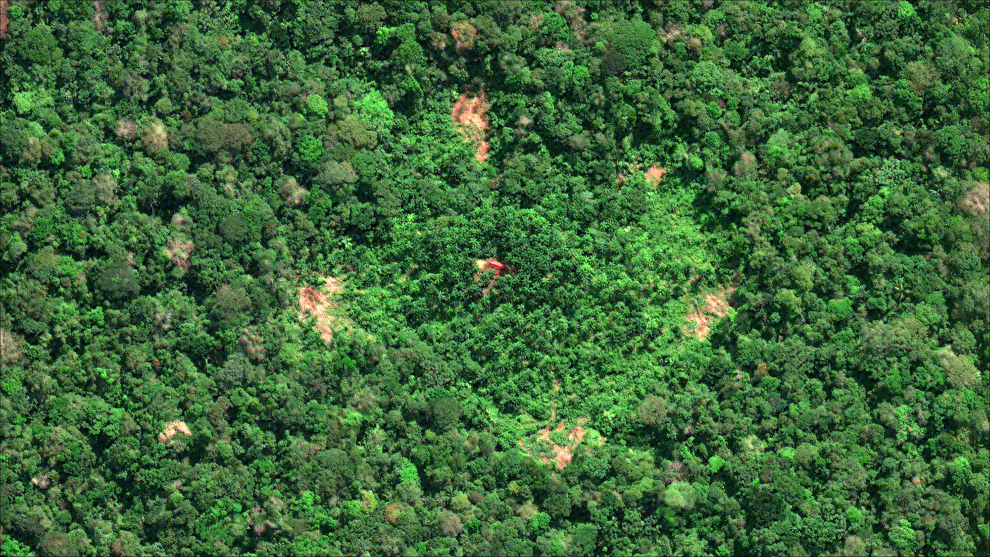
#> input picture 1_3.jpg, 1980 x 1114 px (shown at 1/2 size)
$ jupyter execute treecountlogic-2.ipynb   (shell and % lines are left out)
#> lines starting #> are read from the running program, lines starting #| are printed output that depends on the picture; after the words box and inside, x2 and y2 are one past the last pixel; in counts of white or black regions, pixels touching at a corner belong together
[cell 1]
import cv2
import numpy as np

import matplotlib.pyplot as plt

[cell 2]
# specify the file name to open..!!
filename = '1_3.jpg'

[cell 3]
# loading the image - let's take a look at it
image = cv2.imread(filename)
#> image is the input picture: shape (1114, 1980, 3); mean B, G, R 57.6, 104.6, 63.2
plt.imshow(image)

[cell 4]
# converting the image to hsv color channel - V channel will be useful for us..!!
hsv_image = cv2.cvtColor(image, cv2.COLOR_BGR2HSV)
#> hsv_image: shape (1114, 1980, 3); mean H, S, V 58.8, 136.5, 105.3
plt.imshow(hsv_image, cmap='hsv')

[cell 5]
# Thresholding the imahge in range 120 - 210 with OTSU
threshold, binary_image = cv2.threshold(hsv_image[:, :, 2], 120, 210, cv2.THRESH_BINARY | cv2.THRESH_OTSU)
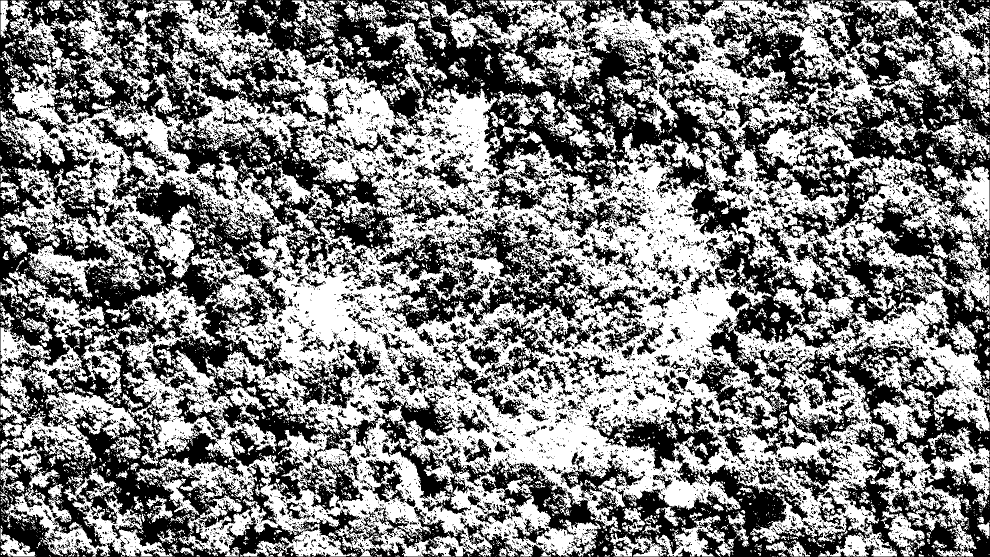
#> binary_image: shape (1114, 1980) (shown at 1/2 size); values 0 (black) and 210 (white), 51% white; 10218 black regions (8989 under 20 px), largest, box (x1, y1, x2, y2) and area: (0, 0, 1980, 1114) 814716, (752, 426, 1317, 666) 40999, (781, 306, 969, 447) 7649
#> threshold = 104
plt.imshow(binary_image, cmap='binary')

[cell 6]
from skimage import filters
import numpy as np
import matplotlib.pyplot as plt

# Assuming binary_image is your input binary image
# Apply median filter without selem parameter
image_denoised = filters.median(binary_image)
#> image_denoised: shape (1114, 1980); values 0 (black) and 210 (white), 51.4% white; 4244 black regions (3095 under 20 px), largest, box (x1, y1, x2, y2) and area: (0, 0, 1980, 1114) 702964, (1269, 287, 1729, 910) 55915, (334, 239, 803, 560) 43310

# Display the denoised image
plt.imshow(image_denoised, cmap='binary')
plt.show()

[cell 7]
binary_image = image_denoised

[cell 8]
# Let's make a kernal of 4x4 for mainpulating the image
kernel = np.ones((4, 4), dtype='uint8')
plt.imshow(kernel, cmap='binary')

[cell 9]
# with the kernal we can do morphological closing to make the regions of interests - trees more dominant
morph_closed_image = cv2.morphologyEx(binary_image, cv2.MORPH_CLOSE, kernel)
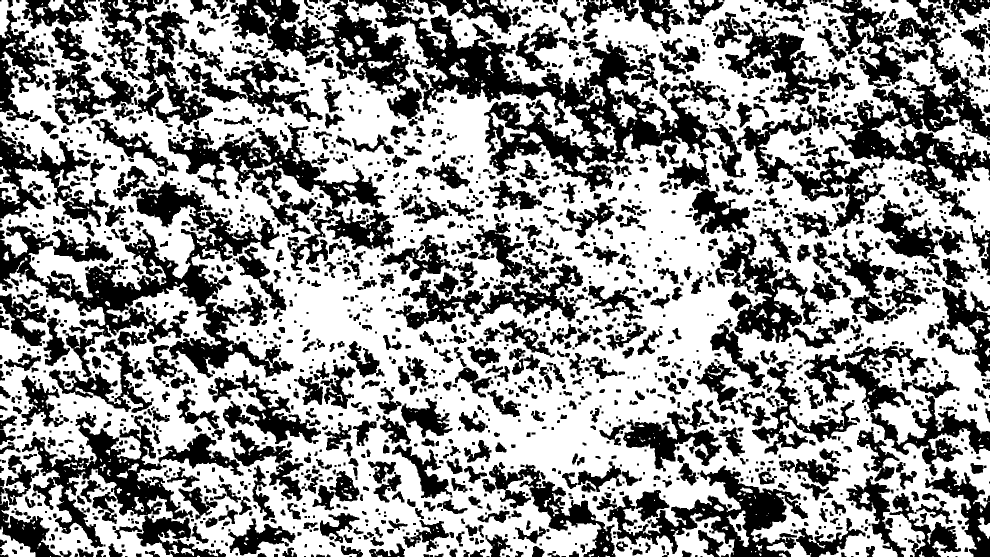
#> morph_closed_image: shape (1114, 1980) (shown at 1/2 size); values 0 (black) and 210 (white), 58.5% white; 2281 black regions (366 under 20 px), largest, box (x1, y1, x2, y2) and area: (703, 0, 1430, 384) 67175, (0, 362, 587, 756) 55820, (1659, 35, 1980, 440) 35124
plt.imshow(morph_closed_image, cmap='binary')

[cell 10]
# let's go for distance transfrom

dist_transform_image = cv2.distanceTransform(morph_closed_image, cv2.DIST_L2, cv2.DIST_MASK_PRECISE)
plt.imshow(dist_transform_image, cmap='binary')

[cell 11]
# let's give some padding to the image so that further kernal operations will be easy..!

border_size = 25
dist_border = cv2.copyMakeBorder(dist_transform_image, border_size, border_size, border_size, border_size,
                                cv2.BORDER_CONSTANT | cv2.BORDER_ISOLATED, 0)
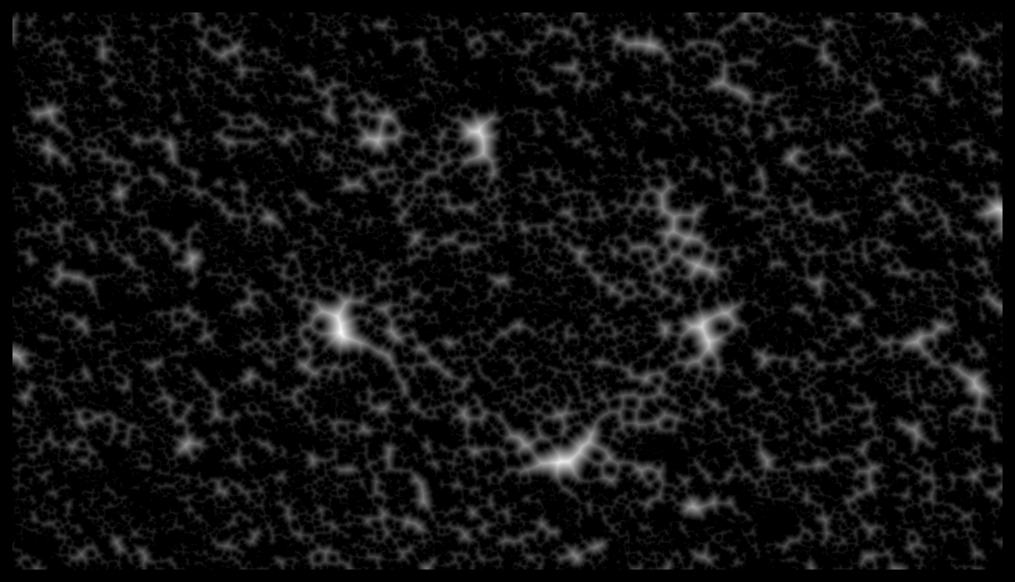
#> dist_border: shape (1164, 2030) float32 (shown at 1/2 size); min 0, max 41.76, mean 2.8; drawn with min black and max white
plt.imshow(dist_border, cmap='binary')

[cell 12]
import cv2
from skimage import filters
import matplotlib.pyplot as plt

gap = 8

template_file = cv2.imread('template1.jpg')
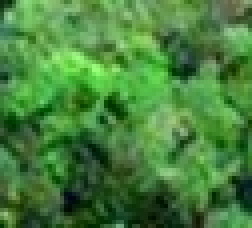
#> input picture template1.jpg, 63 x 57 px (shown 4 times larger)
#> template_file is the input picture: shape (57, 63, 3); mean B, G, R 60.6, 129.5, 71
template_file = cv2.resize(template_file, (64, 64))
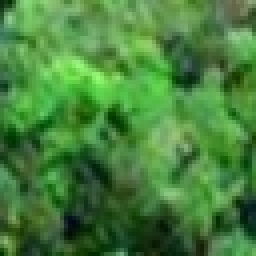
#> template_file: shape (64, 64, 3) (shown 4 times larger); mean B, G, R 60.5, 129.4, 70.9
template_file = cv2.cvtColor(template_file, cv2.COLOR_BGR2HSV)
#> template_file: shape (64, 64, 3); mean H, S, V 56.1, 142.8, 129.4

_, thresholded_image = cv2.threshold(template_file[:, :, 2], 120, 210, cv2.THRESH_BINARY | cv2.THRESH_OTSU)
#> thresholded_image: shape (64, 64); values 0 (black) and 210 (white), 57.9% white; 19 black regions (15 under 20 px), largest, box (x1, y1, x2, y2) and area: (0, 26, 64, 64) 1300, (39, 0, 64, 24) 278, (18, 25, 25, 32) 30, (43, 36, 50, 46) 30

# Apply median filter using cv2.medianBlur
image_denoised = cv2.medianBlur(thresholded_image, 5)  # Adjust the kernel size as needed
#> image_denoised: shape (64, 64); values 0 (black) and 210 (white), 58.3% white; 7 black regions (3 under 20 px), largest, box (x1, y1, x2, y2) and area: (0, 27, 64, 64) 1350, (40, 0, 64, 23) 283, (18, 26, 24, 31) 21, (0, 17, 4, 24) 20

plt.imshow(image_denoised, cmap='binary')
plt.show()

[cell 13]
kernel2 = image_denoised

[cell 14]
# for the opencv to consider the kernal template we made it must be a binary image with 0 and 1
# let's convert the pixel values to 0's and 1's - ofcourse there are better methods :D

for i in range(len(kernel2)):
    for j in range(len(kernel2[i])):
        if kernel2[i][j] != 0:
            kernel2[i][j] = 1
#> this loop made 64 passes

[cell 15]
# let's give some padding to our template - chosen after some trial and error.!!
kernel2 = cv2.copyMakeBorder(kernel2, gap, gap, gap, gap, cv2.BORDER_CONSTANT | cv2.BORDER_ISOLATED, 0)
#> kernel2: shape (80, 80); values 0 (black) and 1 (white), 37.3% white; 6 white regions (2 under 20 px), largest, box (x1, y1, x2, y2) and area: (8, 8, 72, 64) 2272, (61, 66, 72, 72) 52, (8, 50, 13, 62) 31, (19, 50, 24, 56) 24
plt.imshow(kernel2, cmap='binary')

[cell 16]
# let's now apply distance transform on the template..!!
dist_trans_template = cv2.distanceTransform(kernel2, cv2.DIST_L2, cv2.DIST_MASK_PRECISE)
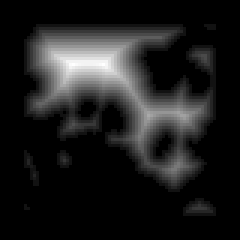
#> dist_trans_template: shape (80, 80) float32 (shown 3 times larger); min 0, max 13.6, mean 1.6; drawn with min black and max white
plt.imshow(dist_trans_template, cmap='binary')

[cell 17]
# Finally, now we can try to match our template - not on the actual image but on the outputs of distance transforms
# simply because it is working better.!!
template_matched = cv2.matchTemplate(dist_border, dist_trans_template, cv2.TM_CCOEFF_NORMED)
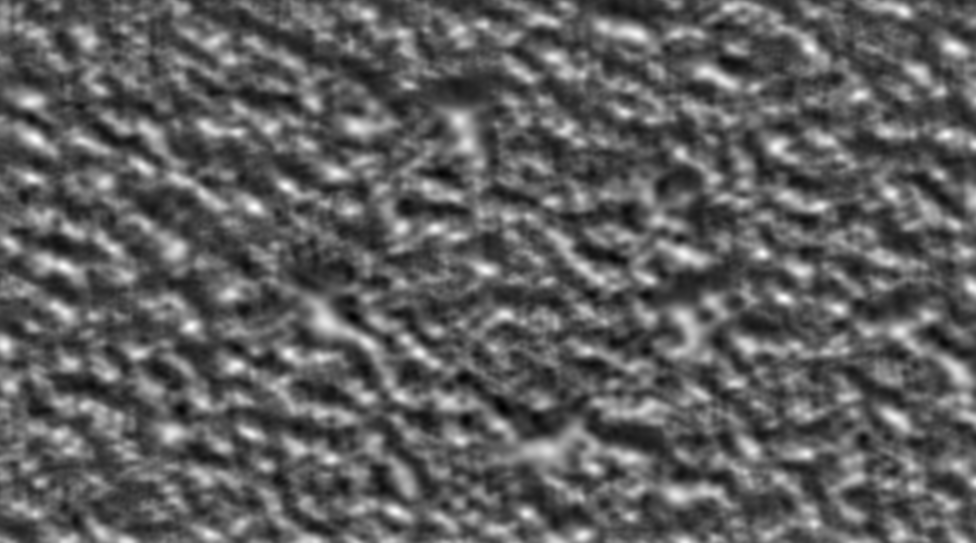
#> template_matched: shape (1085, 1951) float32 (shown at 1/2 size); min -0.459, max 0.762, mean -0.00708; drawn with min black and max white
plt.imshow(template_matched, cmap='binary')

[cell 18]
mn, mx, _, _ = cv2.minMaxLoc(template_matched)
#> mn = -0.459; mx = 0.762
th, peaks = cv2.threshold(template_matched, 0.10, 0.60, cv2.THRESH_BINARY)
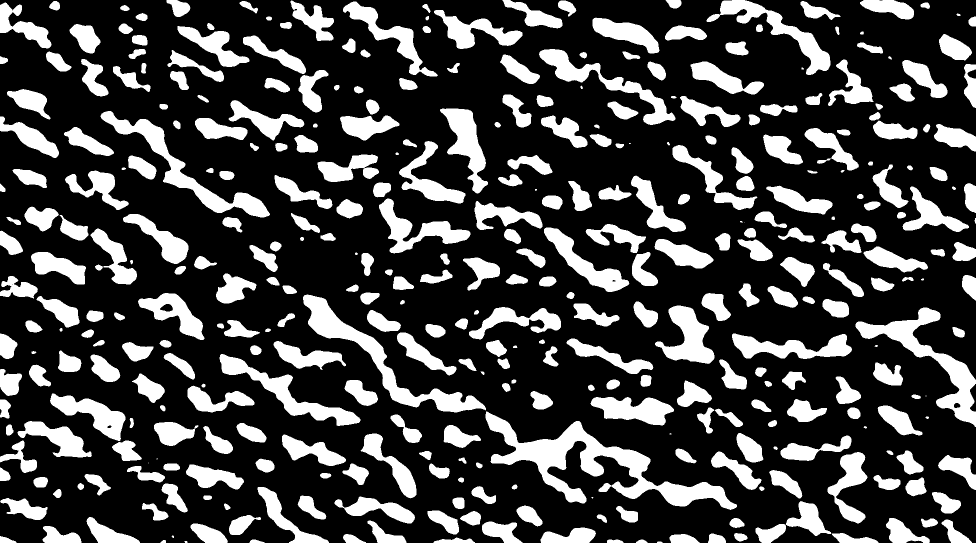
#> peaks: shape (1085, 1951) float32 (shown at 1/2 size); values 0 (black) and 0.6 (white), 26.2% white; 378 white regions (14 under 20 px), largest, box (x1, y1, x2, y2) and area: (971, 822, 1474, 1020) 24750, (606, 589, 972, 825) 13341, (1711, 615, 1951, 854) 12408

# let's go for the peak value in the template matched image..!
peaks8u = cv2.convertScaleAbs(peaks)
#> peaks8u: shape (1085, 1951); values 0 (black) and 1 (white), 26.2% white; 378 white regions (14 under 20 px)

# find the contours in the peaks
contours, hierarchy = cv2.findContours(peaks8u, cv2.RETR_CCOMP, cv2.CHAIN_APPROX_SIMPLE)
#> contours = 383 contours, 23 with area under 20; largest, box (x1, y1, x2, y2) and area: (971, 822, 1474, 1020) 23840, (606, 589, 972, 825) 12868, (1711, 615, 1951, 854) 12065, (201, 222, 540, 435) 10585, (439, 708, 721, 852) 8100

# Optionally, you can convert peaks8u again if needed
peaks8u = cv2.convertScaleAbs(peaks)

[cell 19]
plt.imshow(peaks8u, cmap='binary')

[cell 20]
copy = cv2.imread(filename)

[cell 21]
# Now let's count the contouurs - the trees.!!

count = 0

for i in range(len(contours)):

    if cv2.contourArea(contours[i]) < 150:
        continue

    x, y, w, h = cv2.boundingRect(contours[i])

    cv2.rectangle(copy, (x, y), (x+w, y+h), (0, 255, 255), 2)
    cv2.drawContours(copy, contours, i, (0, 0, 255), 2)

    count += 1
#> this loop made 383 passes
#> (x, y, w, h) on passes 7, 8, 10: (867, 1075, 83, 10), (0, 1072, 33, 13), (1339, 1068, 60, 17)
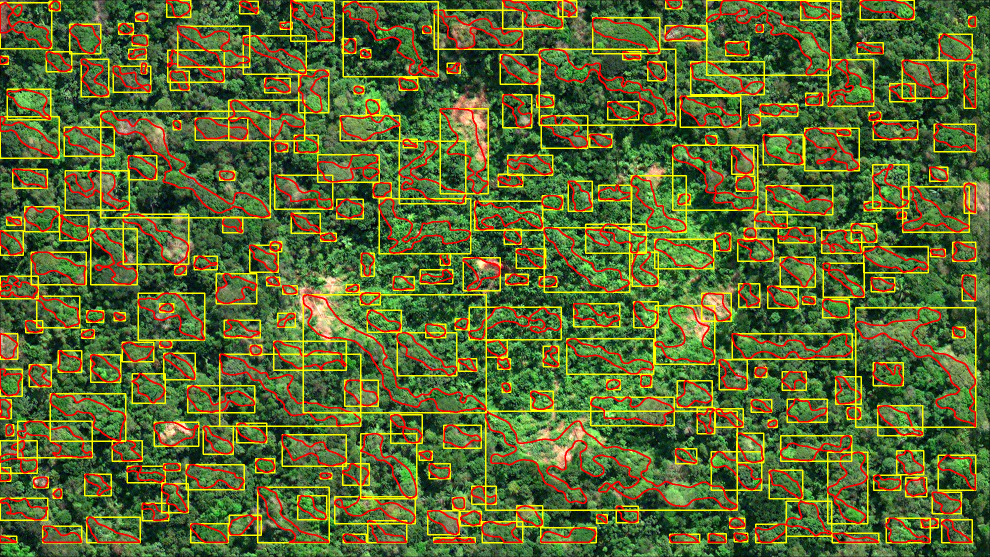
#> copy: shape (1114, 1980, 3) (shown at 1/2 size); 16.62% of pixels changed, all inside (x1, y1, x2, y2) = (0, 0, 1953, 1087)
#> after the loop, count = 289

print('Number of trees : ', count)
#| Number of trees :  289

# also let's see how the countours are selected by plotting countours on the actual image.!!
plt.axis('off')
plt.imshow(copy)

[cell 22]
# Convert the image to HSV color space
hsv_image = cv2.cvtColor(copy, cv2.COLOR_BGR2HSV)
#> hsv_image: shape (1114, 1980, 3); mean H, S, V 51.5, 156.6, 129.1

# Define the range for green color in HSV
lower_green = (36, 25, 25)
upper_green = (86, 255, 255)

# Create a mask to isolate green areas
green_mask = cv2.inRange(hsv_image, lower_green, upper_green)
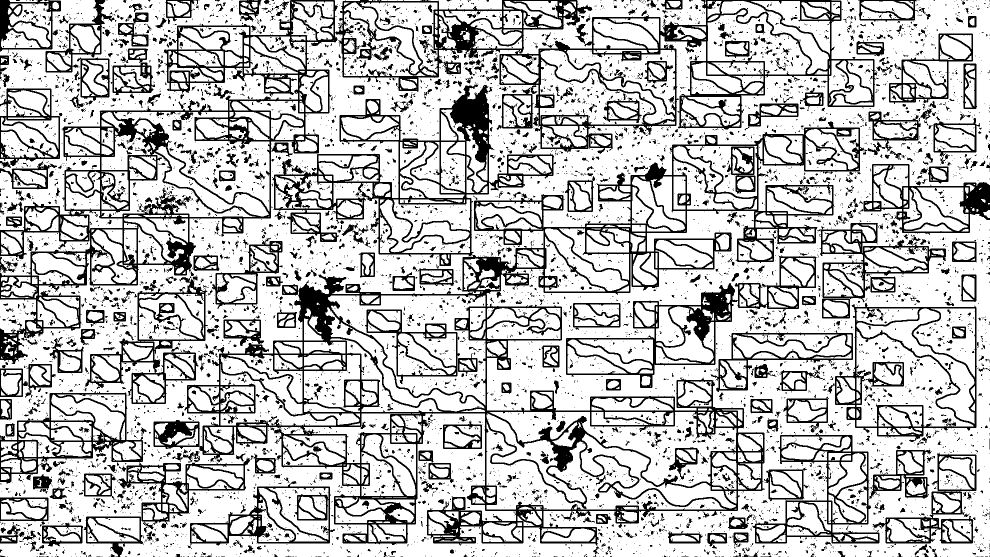
#> green_mask: shape (1114, 1980) (shown at 1/2 size); 75.6% white; 7706 black regions (6534 under 20 px)

# Find contours in the green mask
green_contours, _ = cv2.findContours(green_mask, cv2.RETR_EXTERNAL, cv2.CHAIN_APPROX_SIMPLE)
#> green_contours = 670 contours, 305 with area under 20; largest, box (x1, y1, x2, y2) and area: (0, 0, 1980, 1114) 1587674, (0, 0, 596, 461) 85823, (227, 224, 539, 423) 23071, (1415, 19, 1621, 149) 15606, (1080, 119, 1309, 249) 14748

total_green_coverages = 0

for i in range(len(contours)):
    if cv2.contourArea(contours[i]) < 150:
        continue

    # Get the bounding box for the contour
    x, y, w, h = cv2.boundingRect(contours[i])

    # Draw rectangle and contours
    cv2.rectangle(copy, (x, y), (x+w, y+h), (0, 255, 255), 2)
    cv2.drawContours(copy, contours, i, (0, 0, 255), 2)

    # Count green coverages within the contour
    green_coverage_count = 0
    for gc in green_contours:
        if cv2.pointPolygonTest(gc, (x + w//2, y + h//2), False) == 1:  # Check if the center of the bounding box is inside the green contour
            green_coverage_count += 1

    total_green_coverages += green_coverage_count
#> this loop made 383 passes
#> (x, y, w, h, total_green_coverages) on passes 7, 8, 10: (867, 1075, 83, 10, 1), (0, 1072, 33, 13, 1), (1339, 1068, 60, 17, 2)
#> after the loop, total_green_coverages = 267

# Print the total number of green coverages
print('Number of green coverages: ', total_green_coverages)
#| Number of green coverages:  267

# Plot the image with contours
plt.axis('off')
plt.imshow(copy)
